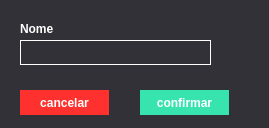
<?xml version="1.0" encoding="UTF-8"?>
<ui version="4.0">
 <class>AddNewColor</class>
 <widget class="QDialog" name="AddNewColor">
  <property name="geometry">
   <rect>
    <x>0</x>
    <y>0</y>
    <width>269</width>
    <height>128</height>
   </rect>
  </property>
  <property name="windowTitle">
   <string>Dialog</string>
  </property>
  <property name="styleSheet">
   <string notr="true">background-color: #333138;</string>
  </property>
  <widget class="QLabel" name="label">
   <property name="geometry">
    <rect>
     <x>20</x>
     <y>20</y>
     <width>67</width>
     <height>17</height>
    </rect>
   </property>
   <property name="styleSheet">
    <string notr="true">color: white;
font-weight: bold;</string>
   </property>
   <property name="text">
    <string>Nome</string>
   </property>
  </widget>
  <widget class="QLineEdit" name="colorName">
   <property name="geometry">
    <rect>
     <x>20</x>
     <y>40</y>
     <width>191</width>
     <height>25</height>
    </rect>
   </property>
   <property name="styleSheet">
    <string notr="true">border: 1px solid white;
color: white;</string>
   </property>
  </widget>
  <widget class="QPushButton" name="cancelButton">
   <property name="geometry">
    <rect>
     <x>20</x>
     <y>90</y>
     <width>89</width>
     <height>25</height>
    </rect>
   </property>
   <property name="styleSheet">
    <string notr="true">border: none;
background-color: #ff312e;
color: white;
font-weight: bold;</string>
   </property>
   <property name="text">
    <string>cancelar</string>
   </property>
  </widget>
  <widget class="QPushButton" name="confirmButton">
   <property name="geometry">
    <rect>
     <x>140</x>
     <y>90</y>
     <width>89</width>
     <height>25</height>
    </rect>
   </property>
   <property name="styleSheet">
    <string notr="true">border: none;
background-color: #38e4ae;
color: white;
font-weight: bold;</string>
   </property>
   <property name="text">
    <string>confirmar</string>
   </property>
  </widget>
 </widget>
 <resources/>
 <connections/>
</ui>
